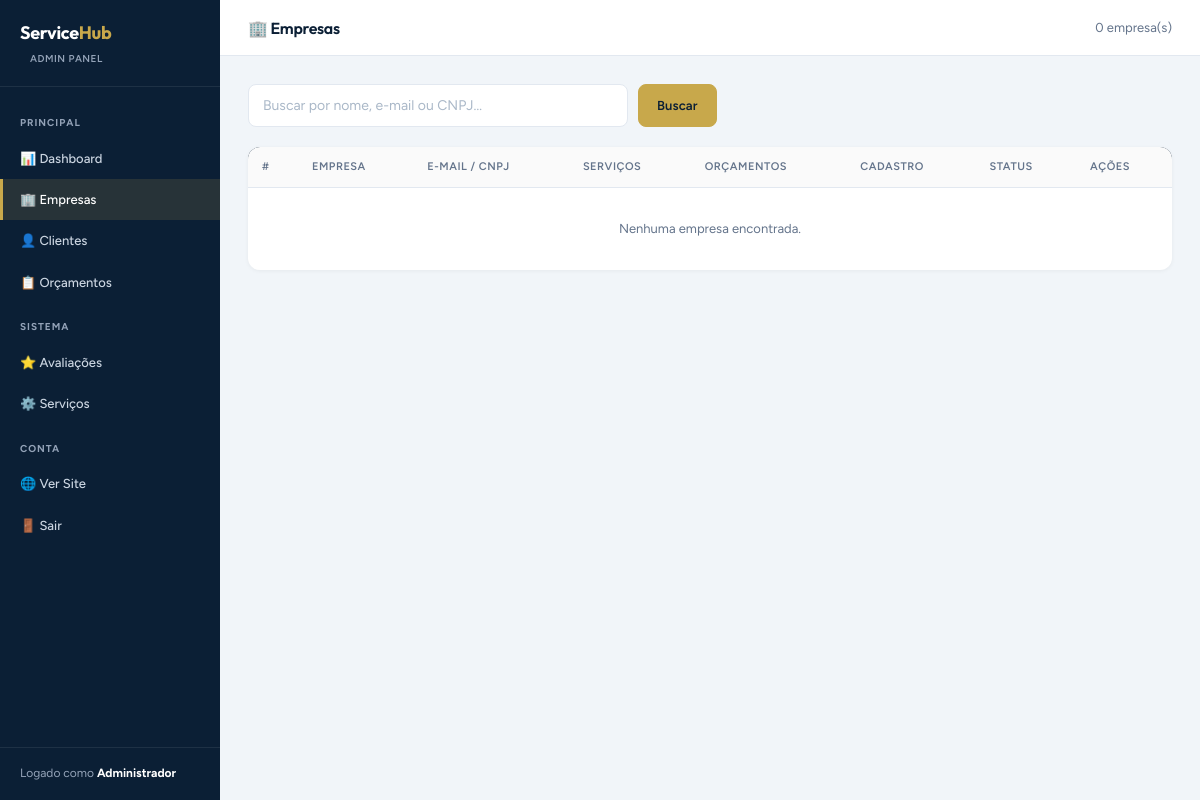
The page /admin/empresas.php (signed in) on the database as committed earlier.
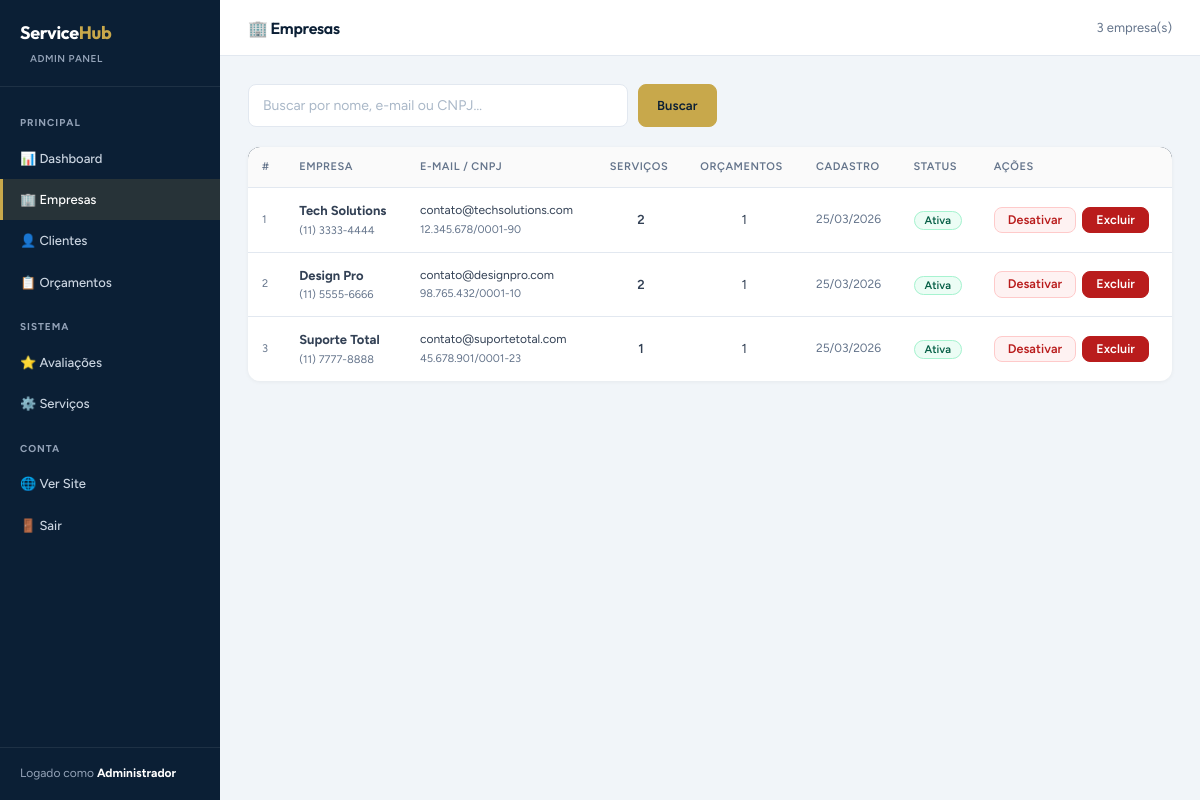
The same page on the database as committed later.
### tables this page shows
CREATE TABLE empresas (
    id INT AUTO_INCREMENT PRIMARY KEY,
    nome_empresa VARCHAR(100) NOT NULL,
    email VARCHAR(100) NOT NULL UNIQUE,
    senha VARCHAR(255) NOT NULL,
    cnpj VARCHAR(20) UNIQUE,
    telefone VARCHAR(20),
    endereco TEXT,
    descricao TEXT,
    logo VARCHAR(255),
    site VARCHAR(100),
    status TINYINT DEFAULT 1 COMMENT '1=Ativa, 0=Inativa',
    created_at TIMESTAMP DEFAULT CURRENT_TIMESTAMP,
    updated_at TIMESTAMP DEFAULT CURRENT_TIMESTAMP ON UPDATE CURRENT_TIMESTAMP
);

### admin/empresas.php (the view, shortened to what this page needs)
<?php
require_once '../includes/config.php';
$busca = trim($_GET['busca'] ?? '');
$page  = max(1, (int)($_GET['page'] ?? 1));
$limit = 15; $offset = ($page-1)*$limit;
$where  = $busca ? "WHERE nome_empresa LIKE ? OR email LIKE ? OR cnpj LIKE ?" : '';
$params = $busca ? ["%$busca%","%$busca%","%$busca%"] : [];
$total = $pdo->prepare("SELECT COUNT(*) FROM empresas $where");
$total->execute($params); $total = $total->fetchColumn();
$stmt = $pdo->prepare("SELECT e.*, (SELECT COUNT(*) FROM servicos s WHERE s.empresa_id=e.id AND s.status=1) AS total_servicos, (SELECT COUNT(*) FROM orcamentos o WHERE o.empresa_id=e.id) AS total_orc FROM empresas e $where ORDER BY e.created_at DESC LIMIT ? OFFSET ?");
$stmt->bindValue(count($params)+1,$limit,PDO::PARAM_INT);
$stmt->bindValue(count($params)+2,$offset,PDO::PARAM_INT);
$stmt->execute(); $empresas = $stmt->fetchAll();
?>
<!DOCTYPE html>
<html lang="pt-BR">
<head>
  <link rel="stylesheet" href="../css/estilo.css">
</head>
<body>
<aside class="admin-sidebar">
  <div class="sidebar-logo"><h1>Service<span>Hub</span></h1><div class="badge">ADMIN PANEL</div></div>
  <nav class="sidebar-nav">
    <div class="section-label">Principal</div>
    <a href="index.php">📊 Dashboard</a>
    <a href="empresas.php" class="active">🏢 Empresas</a>
    <a href="clientes.php">👤 Clientes</a>
    <a href="orcamentos.php">📋 Orçamentos</a>
    <div class="section-label">Sistema</div>
    <a href="avaliacoes.php">⭐ Avaliações</a>
    <a href="servicos.php">⚙️ Serviços</a>
    <div class="section-label">Conta</div>
    <a href="../index.php" target="_blank">🌐 Ver Site</a>
    <a href="logout.php">🚪 Sair</a>
  </nav>
  <div class="sidebar-footer" style="font-size:12px;color:var(--slate);">Logado como <strong style="color:#fff;"><?= htmlspecialchars($_SESSION['admin_nome']) ?></strong></div>
</aside>
<div class="main-wrap">
  <div class="top-bar">
    <h2 style="font-size:16px;font-weight:600;">🏢 Empresas</h2>
    <span style="font-size:13px;color:var(--text-muted);"><?= number_format($total) ?> empresa(s)</span>
  </div>
  <div class="content">
    <form method="get" style="display:flex;gap:10px;margin-bottom:20px;">
      <input type="text" name="busca" class="form-control" placeholder="Buscar por nome, e-mail ou CNPJ…" value="<?= htmlspecialchars($busca) ?>" style="max-width:380px;">
      <button type="submit" class="btn btn-primary">Buscar</button>
    </form>
    <table class="admin-table">
      <thead>
        <tr><th>#</th><th>Empresa</th><th>E-mail / CNPJ</th><th>Serviços</th><th>Orçamentos</th><th>Cadastro</th><th>Status</th><th>Ações</th></tr>
      </thead>
      <tbody>
        <?php foreach ($empresas as $e): ?>
        <tr>
          <td style="color:var(--text-muted);font-size:11px;"><?= $e['id'] ?></td>
          <td>
            <strong><?= htmlspecialchars($e['nome_empresa']) ?></strong>
            <?php if ($e['telefone']): ?><div style="font-size:11px;color:var(--text-muted);"><?= htmlspecialchars($e['telefone']) ?></div><?php endif; ?>
          </td>
          <td>
            <div style="font-size:12px;"><?= htmlspecialchars($e['email']) ?></div>
            <?php if ($e['cnpj']): ?><div style="font-size:11px;color:var(--text-muted);"><?= htmlspecialchars($e['cnpj']) ?></div><?php endif; ?>
          </td>
          <td style="text-align:center;font-weight:600;"><?= $e['total_servicos'] ?></td>
          <td style="text-align:center;"><?= $e['total_orc'] ?></td>
          <td style="font-size:12px;color:var(--text-muted);"><?= date('d/m/Y', strtotime($e['created_at'])) ?></td>
          <td>
            <?php if ($e['status']): ?>
              <span style="background:#ecfdf5;color:#065f46;border:1px solid #a7f3d0;padding:2px 10px;border-radius:100px;font-size:11px;font-weight:600;">Ativa</span>
            <?php else: ?>
              <span style="background:#fef2f2;color:#b91c1c;border:1px solid #fecaca;padding:2px 10px;border-radius:100px;font-size:11px;font-weight:600;">Inativa</span>
            <?php endif; ?>
          </td>
          <td>
            <div style="display:flex;gap:6px;">
              <a href="empresas.php?toggle=<?= $e['id'] ?>" class="btn btn-sm" style="background:<?= $e['status']?'#fef2f2':'#ecfdf5'?>;color:<?= $e['status']?'#b91c1c':'#065f46'?>;border:1px solid <?= $e['status']?'#fecaca':'#a7f3d0'?>;"
                 onclick="return confirm('Confirmar alteração de status?')"><?= $e['status'] ? 'Desativar' : 'Ativar' ?></a>
              <a href="empresas.php?delete=<?= $e['id'] ?>" class="btn btn-sm btn-danger"
                 onclick="return confirm('ATENÇÃO: Excluir esta empresa e todos os seus dados?')">Excluir</a>
            </div>
          </td>
        </tr>
        <?php endforeach; ?>
        <?php if (empty($empresas)): ?>
        <tr><td colspan="8" style="text-align:center;padding:30px;color:var(--text-muted);">Nenhuma empresa encontrada.</td></tr>
        <?php endif; ?>
      </tbody>
    </table>
  </div>
</div>
</body>
</html>

Rows that differ between the two databases and show on the page:
added empresas: id "1", nome_empresa "Tech Solutions", telefone "(11) 3333-4444", email "contato@techsolutions.com", cnpj "12.345.678/0001-90", total_servicos "2", total_orc "1", created_at "25/03/2026", status "Ativa"
added empresas: id "2", nome_empresa "Design Pro", telefone "(11) 5555-6666", email "contato@designpro.com", cnpj "98.765.432/0001-10", total_servicos "2", total_orc "1", created_at "25/03/2026", status "Ativa"
added empresas: id "3", nome_empresa "Suporte Total", telefone "(11) 7777-8888", email "contato@suportetotal.com", cnpj "45.678.901/0001-23", total_servicos "1", total_orc "1", created_at "25/03/2026", status "Ativa"
Other text that changed with them:
$total: "0" → "3"
text no longer shown: "Nenhuma empresa encontrada."
